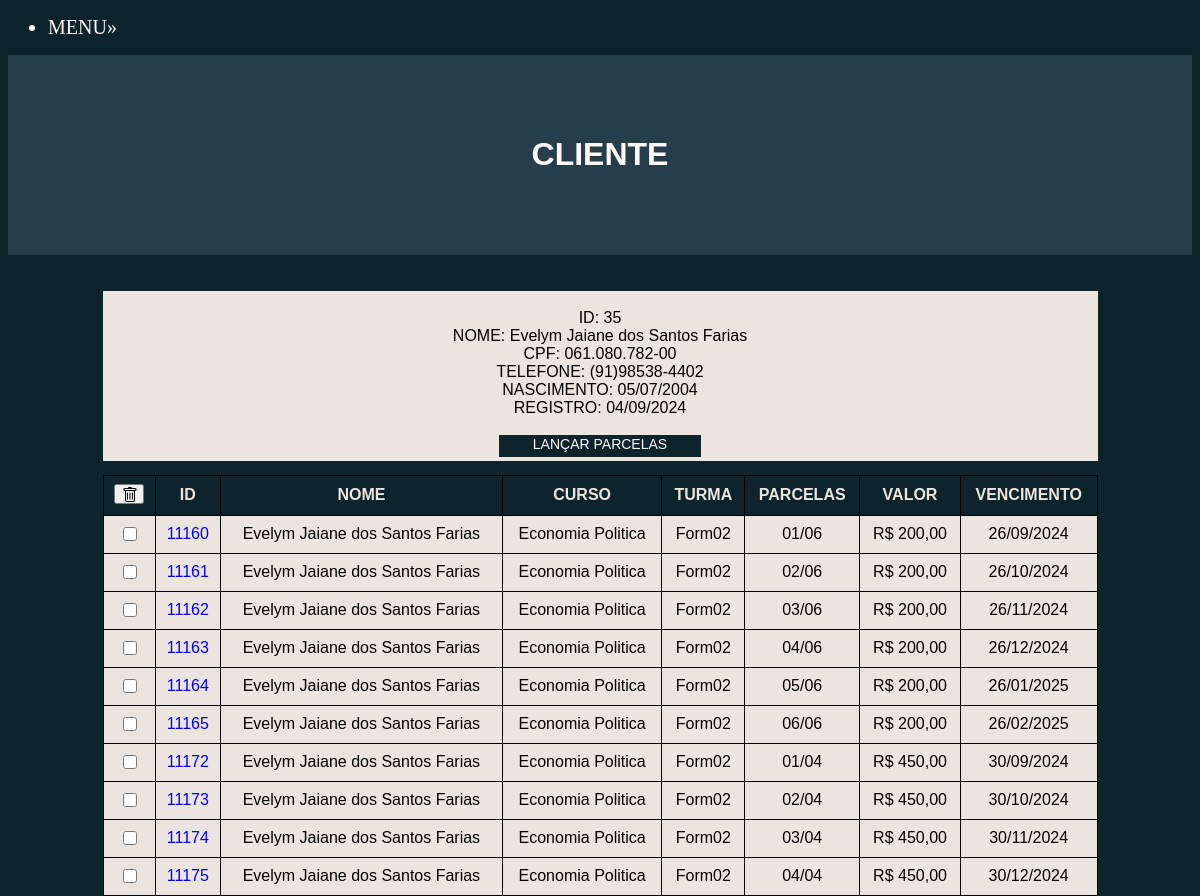
Screenshot of /35/ with the database file from the repository.
### financas_online/models.py (models this page shows)
class customers(models.Model):
    nome = models.CharField(max_length=100, blank=False)
    cpf = models.CharField(max_length=50, blank=False)
    telefone = models.CharField(max_length=50, blank=False)
    nascimento = models.DateField(auto_now=False)
    registro = models.DateField(auto_now=True)

class financas(models.Model):
    id_ori = models.CharField(max_length=50)
    cliente = models.CharField(max_length=100)
    parcela = models.CharField(max_length=100)
    valor = models.CharField(max_length=100)
    curso = models.CharField(max_length=50, blank=False)
    turma = models.CharField(max_length=50,blank=False)
    data = models.DateField(auto_now=False)

### financas_online/views.py (the view, shortened to what this page needs)
# urls.py: path('<int:c_id>/', views.customer, name='cliente'),
def customer(request, c_id):
   id_cliente = customers.objects.get(pk=c_id)
   fin = financas.objects.filter(id_ori=c_id)
   context = {'c': id_cliente,'fin': fin}
   if request.method == 'GET':
      return render(request, 'customer.html', context)

### financas_online/templatetags/my_tags.py (called while the page is built)
@register.filter
def formata_cpf(value):
    return f"{value[:3]}.{value[3:6]}.{value[6:9]}-{value[9:]}"

### financas_online/Templates/customer.html (shortened to what this page needs)
{% load static %}
{% load my_tags %}
<!DOCTYPE html>
<html lang="pt-br">
<head>
                <link rel="stylesheet" href="{% static 'css/style.css' %}">
                    <nav>
                      <ul class="">
                       <li class="dropdown">
                          <a class="dropdown" href="">MENU»</a>
                        </li>
                      </ul>
                    </nav>
    <div class="head">
        <a href="{% url "index" %}"> <h1> CLIENTE </h1> </a>
    </div>
</head>
<body class="fundo">
    <br> <br>
    <div class="dados_cliente">
            <br>
            <tr>  ID: {{c.id}} </tr> <br>
            <tr> NOME: {{c.nome}} </tr> <br>
            <tr> CPF: {{c.cpf|formata_cpf}}  </tr> <br>
            <tr> TELEFONE: {{c.telefone}} </tr> <br>
            <tr> NASCIMENTO: {{c.nascimento|date:'d/m/Y'}} </tr> <br>
            <tr> REGISTRO: {{c.registro|date:'d/m/Y'}} </tr> <br> <br>
            <a class="butoso" href="{% url "form" c.id %}"> LANÇAR PARCELAS</a>
            <br>
      <form method="post">
        <table class='responsive_table'>
            <tr class="head">
                <th> <button type="submit" class="trash" name="b_d_p">
                 </button> </th>
                <th>ID</th>
                <th>NOME</th>
                <th>CURSO</th>
                <th>TURMA</th>
                <th>PARCELAS</th>
                <th>VALOR</th>
                <th>VENCIMENTO</th>
              </tr>
                {% for f in fin %}
                <tr>
                 <td> <input type="checkbox" class="check" value="{{f.id}}" name="ids_slct_fin"><br> </td>
                 <td> <a href="#"> {{f.id}} </a> <br> </td>
                 <td> {{f.cliente}}   <br> </td>
                 <td> {{f.curso}}   <br> </td>
                 <td> {{f.turma}}   <br> </td>
                 <td> {{f.parcela}} <br> </td>
                 <td> R$ {{f.valor}},00 <br> </td>
                 <td type="date"> {{f.data|date:'d/m/Y'}} <br> </td>
                </tr>
               {% endfor %}
        </table>
      </form>
    </div>
</body>
</html>

### financas_online/static/css/style.css (style rules this page uses)
th, td { border: 1px solid #000000; padding: 8px; text-align: center; background-color: #ece5df; font-size: 16px; }
th { background-color: #0D242C; font-weight: bold; color: #ece5df; }
.responsive_table { width: 100%; overflow-x: auto; border-collapse: collapse; }
.head { background-color: #263d4c; text-align: center; padding: 60px ; font-family: 'Franklin Gothic Medium', 'Arial Narrow', Arial, sans-serif; font-size: 16px; margin: auto; width: auto; }
.fundo { background-color: #0D242C; }
.dropdown { color: #fffafa; font-size: 20px; padding: 0px; }
.dados_cliente { color: black; font-family: 'Franklin Gothic Medium', 'Arial Narrow', Arial, sans-serif; background-color: #ece5df; height: 170px; width: 995px; margin: auto; text-align: center; }
.butoso { display: block; color: #fffafa; background-color:#0D242C; text-align: center; font-size: 14px; font-family: 'Franklin Gothic Medium', 'Arial Narrow', Arial, sans-serif; margin: auto; width: 200px; height: 20px; border: 1px solid #0D242C; }
.check { width: 14px; height: 14px; }
.trash { width: 30px; height: 20px; margin: auto; }
h1 { color: #fffafa; }
a { text-decoration: none; }
li.dropdown { position: relative; }
input { width: 400px; text-align: center; }

### rows the page displays
customers: id "35", nome "Evelym Jaiane dos Santos Farias", cpf "061.080.782-00", telefone "(91)98538-4402", nascimento "05/07/2004", registro "04/09/2024"
financas: id "11160", cliente "Evelym Jaiane dos Santos Farias", curso "Economia Politica", turma "Form02", parcela "01/06", valor "200", data "26/09/2024"
financas: id "11161", cliente "Evelym Jaiane dos Santos Farias", curso "Economia Politica", turma "Form02", parcela "02/06", valor "200", data "26/10/2024"
financas: id "11162", cliente "Evelym Jaiane dos Santos Farias", curso "Economia Politica", turma "Form02", parcela "03/06", valor "200", data "26/11/2024"
financas: id "11163", cliente "Evelym Jaiane dos Santos Farias", curso "Economia Politica", turma "Form02", parcela "04/06", valor "200", data "26/12/2024"
financas: id "11164", cliente "Evelym Jaiane dos Santos Farias", curso "Economia Politica", turma "Form02", parcela "05/06", valor "200", data "26/01/2025"
financas: id "11165", cliente "Evelym Jaiane dos Santos Farias", curso "Economia Politica", turma "Form02", parcela "06/06", valor "200", data "26/02/2025"
financas: id "11172", cliente "Evelym Jaiane dos Santos Farias", curso "Economia Politica", turma "Form02", parcela "01/04", valor "450", data "30/09/2024"
financas: id "11173", cliente "Evelym Jaiane dos Santos Farias", curso "Economia Politica", turma "Form02", parcela "02/04", valor "450", data "30/10/2024"
financas: id "11174", cliente "Evelym Jaiane dos Santos Farias", curso "Economia Politica", turma "Form02", parcela "03/04", valor "450", data "30/11/2024"
financas: id "11175", cliente "Evelym Jaiane dos Santos Farias", curso "Economia Politica", turma "Form02", parcela "04/04", valor "450", data "30/12/2024"
